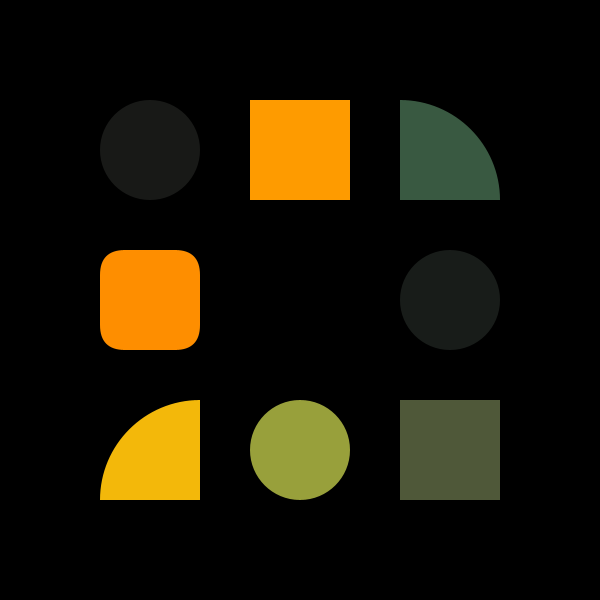
Frame 1 (no input)
Frame 60 (the mouse pressed at the canvas centre just before this capture): identical to frame 1, image omitted
Frame 120 (the mouse held since frame 60 and released just before this capture): identical to frame 1, image omitted

The Processing sketch that drew this single still picture (run headless with seeded random() and noise(); from frame 60 on, the mouse is pressed at the canvas centre):

// Processing sketch: shapes_function
// ── shapes_function.pde
// 関数理解用
// 関数で塗り色を決める

// 塗り色を決める独自の関数
void applyMyFillColor() {
  // かぼちゃのような色を生成する

  colorMode(HSB);

  float h = random(0, 100);
  float s = map(
    sin(map(h, 0, 100, 0, 2 * PI)),
    -1, +1,
    0, 255
  );
  float b = s;
  fill(h, s, b);
}

void setup() {
  size(600, 600);
  noStroke();
  background(0);

  // rect() の座標の扱いを ellipse() と同じように変更する
  rectMode(CENTER);

  // 上段左の図形
  applyMyFillColor();
  ellipse(
    width / 4,
    height / 4,
    100, 100
  );

  // 上段中央の図形
  applyMyFillColor();
  rect(
    width / 2,
    height / 4,
    100, 100
  );

  // 上段右上の図形
  applyMyFillColor();
  arc(
    width * 3 / 4 - 100 / 2,
    height / 4 + 100 / 2,
    100 * 2, 100 * 2,
    -PI / 2,
    0,
    PIE
  );

  // 中段左の図形
  applyMyFillColor();
  rect(
    width / 4,
    height / 2,
    100, 100,
    25
  );

  // 中段右の図形
  applyMyFillColor();
  ellipse(
    width * 3 / 4,
    height / 2,
    100, 100
  );

  // 下段左の図形
  applyMyFillColor();
  arc(
    width / 4 + 100 / 2,
    height * 3 / 4 + 100 / 2,
    100 * 2, 100 * 2,
    PI, PI * 3 / 2,
    PIE
  );

  // 下段中央の図形
  applyMyFillColor();
  ellipse(
    width / 2,
    height * 3 / 4,
    100, 100
  );

  // 下段右の図形
  applyMyFillColor();
  rect(
    width * 3 / 4,
    height * 3 / 4,
    100, 100
  );
}

void draw() {
}
